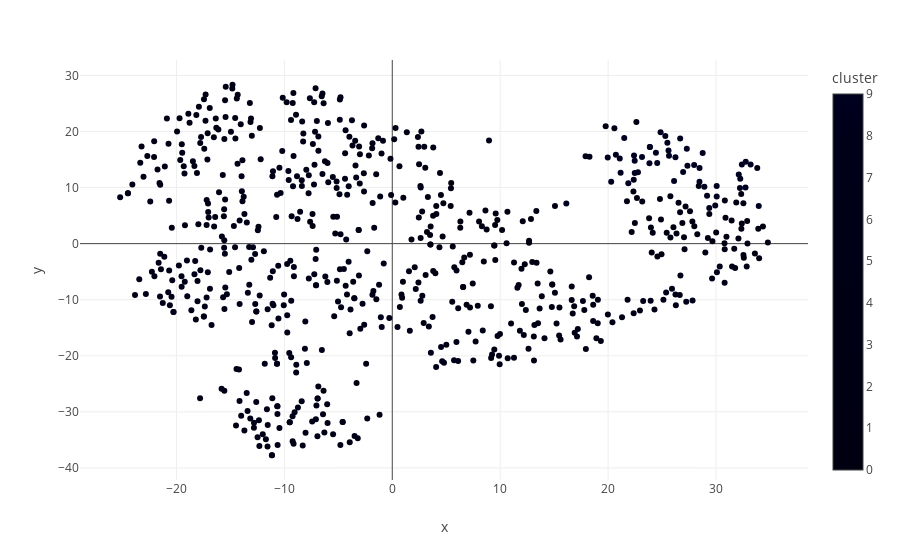

Notebook code cell kept with this figure:
### Code cell
tsne_pipeline = Pipeline([('scaler', StandardScaler()), ('tsne', TSNE(n_components=2, verbose=1))])
genre_embedding = tsne_pipeline.fit_transform(X)
projection = pd.DataFrame(columns=['x', 'y'], data=genre_embedding)
projection['genres'] = playlist_df['genres']
projection['cluster'] = playlist_df['cluster']

fig = px.scatter(projection, x='x', y='y', color='cluster', hover_data=['x', 'y', 'genres'])
fig.show()

### Figure 1 — Plotly figure (JSON) as saved in the notebook; plotly's stock layout.template omitted (floating-point values rounded to 4 significant figures; data arrays with more than 128 entries replaced by an {"elided": "..."} marker saying what was removed)
{"data": [{"customdata": {"elided": "675x1 str values"}, "hovertemplate": "x=%{x}<br>y=%{y}<br>genres=%{customdata[0]}<br>cluster=%{marker.color}<extra></extra>", "legendgroup": "", "marker": {"color": {"elided": "675 int values"}, "coloraxis": "coloraxis", "symbol": "circle"}, "mode": "markers", "name": "", "orientation": "v", "showlegend": false, "type": "scatter", "x": {"elided": "675 float values"}, "xaxis": "x", "y": {"elided": "675 float values"}, "yaxis": "y"}], "layout": {"coloraxis": {"colorbar": {"title": {"text": "cluster"}}, "colorscale": [[0, "#000011"], [0.1111, "#000012"], [0.2222, "#000013"], [0.3333, "#000014"], [0.4444, "#000015"], [0.5556, "#000016"], [0.6667, "#000017"], [0.7778, "#000018"], [0.8889, "#000019"], [1, "#000020"]]}, "legend": {"tracegroupgap": 0}, "margin": {"t": 60}, "xaxis": {"anchor": "y", "domain": [0, 1], "title": {"text": "x"}}, "yaxis": {"anchor": "x", "domain": [0, 1], "title": {"text": "y"}}}}
